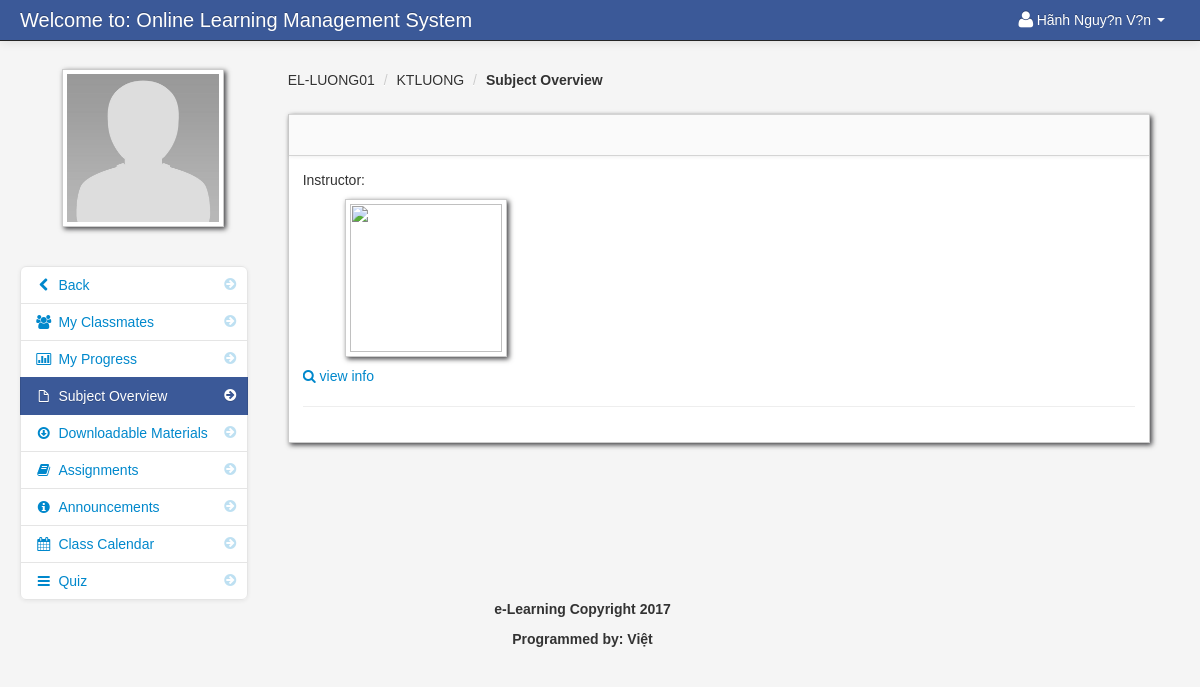
Screenshot of /subject_overview_student.php?id=186 (signed in) with the database file from the repository.
### tables this page shows
CREATE TABLE `student` (
  `student_id` int(11) NOT NULL AUTO_INCREMENT,
  `firstname` varchar(100) NOT NULL,
  `lastname` varchar(100) NOT NULL,
  `class_id` int(11) NOT NULL,
  `username` varchar(100) NOT NULL,
  `password` varchar(100) NOT NULL,
  `location` varchar(100) NOT NULL,
  `status` varchar(100) NOT NULL,
  PRIMARY KEY (`student_id`)
);

CREATE TABLE `teacher_class` (
  `teacher_class_id` int(11) NOT NULL AUTO_INCREMENT,
  `teacher_id` int(11) NOT NULL,
  `class_id` int(11) NOT NULL,
  `subject_id` int(11) NOT NULL,
  `thumbnails` varchar(100) NOT NULL,
  `school_year` varchar(100) NOT NULL,
  PRIMARY KEY (`teacher_class_id`)
);

CREATE TABLE `class` (
  `class_id` int(11) NOT NULL AUTO_INCREMENT,
  `class_name` varchar(100) NOT NULL,
  PRIMARY KEY (`class_id`)
);

CREATE TABLE `subject` (
  `subject_id` int(11) NOT NULL AUTO_INCREMENT,
  `subject_code` varchar(100) NOT NULL,
  `subject_title` varchar(100) NOT NULL,
  `category` varchar(100) NOT NULL,
  `description` longtext NOT NULL,
  `unit` int(11) NOT NULL,
  `Pre_req` varchar(100) NOT NULL,
  `semester` varchar(100) NOT NULL,
  PRIMARY KEY (`subject_id`)
);

### session.php (called while the page is built, shortened)
<?php
$session_id=$_SESSION['id'];
?>

### subject_overview_student.php (the view, shortened to what this page needs)
<?php include('header_dashboard.php'); ?>
<?php include('session.php'); ?>
<?php $get_id = $_GET['id']; ?>
    <body>
		<?php include('navbar_student.php'); ?>
        <div class="container-fluid">
            <div class="row-fluid">
				<?php include('subject_overview_link_student.php'); ?>
                <div class="span9" id="content">
                     <div class="row-fluid">
										<?php $class_query = mysql_query("select * from teacher_class
										LEFT JOIN class ON class.class_id = teacher_class.class_id
										LEFT JOIN subject ON subject.subject_id = teacher_class.subject_id
										where teacher_class_id = '$get_id'")or die(mysql_error());
										$class_row = mysql_fetch_array($class_query);
										?>
					     <ul class="breadcrumb">
							<li><a href="#"><?php echo $class_row['class_name']; ?></a> <span class="divider">/</span></li>
							<li><a href="#"><?php echo $class_row['subject_code']; ?></a> <span class="divider">/</span></li>
							<li><a href="#"><b>Subject Overview</b></a></li>
						</ul>
                        <div id="block_bg" class="block">
                            <div class="navbar navbar-inner block-header">
                            </div>
                            <div class="block-content collapse in">
                                <div class="span12">
  											<?php $query = mysql_query("select * from teacher_class
										LEFT JOIN class ON class.class_id = teacher_class.class_id
										LEFT JOIN subject ON subject.subject_id = teacher_class.subject_id
										LEFT JOIN teacher ON teacher.teacher_id = teacher_class.teacher_id
										where teacher_class_id = '$get_id'")or die(mysql_error());
										$row = mysql_fetch_array($query);
										?>
										Instructor: <strong><?php echo $row['firstname']; ?> <?php echo $row['lastname']; ?></strong>
															<br>
															<img id="avatar" class="img-polaroid" src="admin/<?php echo $row['location']; ?>" width>
															<p><a href=""><i class="icon-search"></i> view info</a></p>
															<hr>
                                </div>
                            </div>
                        </div>
                    </div>
                </div>
            </div>
		<?php include('footer.php'); ?>
        </div>
		<?php include('script.php'); ?>
    </body>
</html>

### navbar_student.php (shortened to what this page needs)
<div class="navbar navbar-fixed-top navbar-inverse">
        <div class="navbar-inner">
            <div class="container-fluid">
                <a class="brand" href="#">Welcome to: Online Learning Management System</a>
					<div class="nav-collapse collapse">
						<ul class="nav pull-right">
							<?php $query= mysql_query("select * from student where student_id = '$session_id'")or die(mysql_error());
									$row = mysql_fetch_array($query);
							?>
							<li class="dropdown">
								<a href="#" role="button" class="dropdown-toggle" data-toggle="dropdown"> <i class="icon-user icon-large"></i><?php echo $row['firstname']." ".$row['lastname'];  ?> <i class="caret"></i></a>
							</li>
						</ul>
					</div>
            </div>
        </div>
</div>

### subject_overview_link_student.php (shortened to what this page needs)
<div class="span3" id="sidebar">
	<img id="avatar" src="admin/<?php echo $row['location']; ?>" class="img-polaroid">
		<ul class="nav nav-list bs-docs-sidenav nav-collapse collapse">
				<li class=""><a href="dashboard_student.php"><i class="icon-chevron-right"></i><i class="icon-chevron-left"></i>&nbsp;Back</a></li>
				<li class=""><a href="my_classmates.php<?php echo '?id='.$get_id; ?>"><i class="icon-chevron-right"></i><i class="icon-group"></i>&nbsp;My Classmates</a></li>
				<li class=""><a href="progress.php<?php echo '?id='.$get_id; ?>"><i class="icon-chevron-right"></i><i class="icon-bar-chart"></i>&nbsp;My Progress</a></li>
				<li class="active"><a href="subject_overview_student.php<?php echo '?id='.$get_id; ?>"><i class="icon-chevron-right"></i><i class="icon-file"></i>&nbsp;Subject Overview</a></li>
				<li class=""><a href="downloadable_student.php<?php echo '?id='.$get_id; ?>"><i class="icon-chevron-right"></i><i class="icon-download"></i>&nbsp;Downloadable Materials</a></li>
				<li class=""><a href="assignment_student.php<?php echo '?id='.$get_id; ?>"><i class="icon-chevron-right"></i><i class="icon-book"></i>&nbsp;Assignments</a></li>
				<li class=""><a href="announcements_student.php<?php echo '?id='.$get_id; ?>"><i class="icon-chevron-right"></i><i class="icon-info-sign"></i>&nbsp;Announcements</a></li>
				<li class=""><a href="class_calendar_student.php<?php echo '?id='.$get_id; ?>"><i class="icon-chevron-right"></i><i class="icon-calendar"></i>&nbsp;Class Calendar</a></li>
				<li class=""><a href="student_quiz_list.php<?php echo '?id='.$get_id; ?>"><i class="icon-chevron-right"></i><i class="icon-reorder"></i>&nbsp;Quiz</a></li>
		</ul>
</div>

### admin/assets/styles.css (style rules this page uses)
body { padding-top: 60px; padding-bottom: 40px; background-color: #f5f5f5; }
#content { margin-left:0px; }
.breadcrumb { margin: 0 0 0px; padding: 10px 0px; background-color: transparent; }
.block { background: url("../images/pixel-60fff.png") repeat scroll 0 0 rgba(0, 0, 0, 0) !important; border: 1px solid #ccc; background: white; margin: 1em 0em; border-top: none; -webkit-box-shadow: 2px 2px 5px rgba(0, 0, 6, 0.75); -moz-box-shadow: 2px 2px 5px rgba(0, 0, 6, 0.75); box-shadow: 2px 2px 5px rgba(0, 0, 6, 0.75); }
.block-content { margin: 1em; min-height: .25em; }
.block-header { margin-bottom: 0px; border-right: none; border-left: none; -webkit-border-radius: 0px; -moz-border-radius: 0px; border-radius: 0px; }
.bs-docs-sidenav { max-width: 228px; margin: 30px 0 0; padding: 0; background-color: #fff; -webkit-border-radius: 6px; -moz-border-radius: 6px; border-radius: 6px; -webkit-box-shadow: 0 1px 4px rgba(0,0,0,.065); -moz-box-shadow: 0 1px 4px rgba(0,0,0,.065); box-shadow: 0 1px 4px rgba(0,0,0,.065); }
.bs-docs-sidenav > li > a { display: block; width: 190px \9; margin: 0 0 -1px; padding: 8px 14px; border: 1px solid #e5e5e5; }
.bs-docs-sidenav > li:first-child > a { -webkit-border-radius: 6px 6px 0 0; -moz-border-radius: 6px 6px 0 0; border-radius: 6px 6px 0 0; }
.bs-docs-sidenav > li:last-child > a { -webkit-border-radius: 0 0 6px 6px; -moz-border-radius: 0 0 6px 6px; border-radius: 0 0 6px 6px; }
.bs-docs-sidenav > .active > a { position: relative; z-index: 2; padding: 9px 15px; border: 0; text-shadow: 0 1px 0 rgba(0,0,0,.15); -webkit-box-shadow: inset 1px 0 0 rgba(0,0,0,.1), inset -1px 0 0 rgba(0,0,0,.1); -moz-box-shadow: inset 1px 0 0 rgba(0,0,0,.1), inset -1px 0 0 rgba(0,0,0,.1); box-shadow: inset 1px 0 0 rgba(0,0,0,.1), inset -1px 0 0 rgba(0,0,0,.1); }
.bs-docs-sidenav .icon-chevron-right { float: right; margin-top: 2px; margin-right: -6px; opacity: .25; }
.bs-docs-sidenav .active .icon-chevron-right, .bs-docs-sidenav .active a:hover .icon-chevron-right { opacity: 1; }

### rows the page displays
student: firstname "Hãnh Nguy?n", lastname "V?n", location (placeholder picture)
teacher_class: class.class_name "EL-LUONG01", subject.subject_code "KTLUONG"
